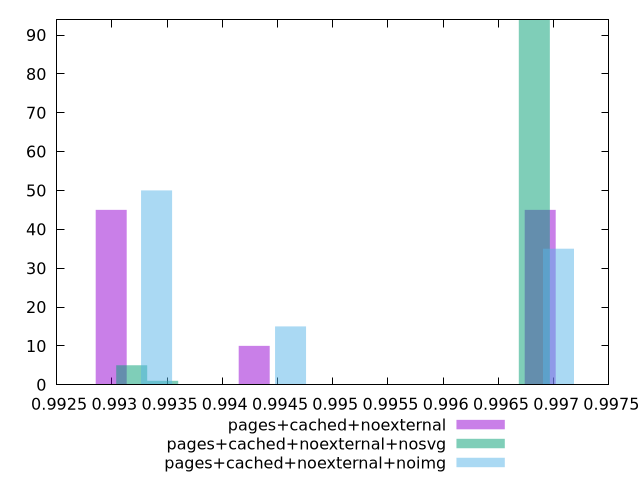

The script that saved this image:
$_pagesCachedNoexternal <<EOF
0.9968781518956439 45
0.9929942110441025 45
0.9942888579946163 10
EOF
$_pagesCachedNoexternalNosvg <<EOF
0.9968249670614677 94
0.9931797562114539 5
0.9934601570460704 1
EOF
$_pagesCachedNoexternalNoimg <<EOF
0.9970438036977002 35
0.9934049576988034 50
0.9946179063651024 15
EOF
set key outside below
set terminal pngcairo
set output "report_00004_2020-11-02T20-21-41.718Z/first-cpu-idle/first-cpu-idle_pages+cached+noexternal_pages+cached+noexternal+nosvg_pages+cached+noexternal+noimg+hist.png"
set boxwidth 0.00028040083461644663
set style fill transparent solid 0.5 noborder
set yrange [0:94]
plot $_pagesCachedNoexternal title "pages+cached+noexternal" with boxes ,$_pagesCachedNoexternalNosvg title "pages+cached+noexternal+nosvg" with boxes ,$_pagesCachedNoexternalNoimg title "pages+cached+noexternal+noimg" with boxes ,
